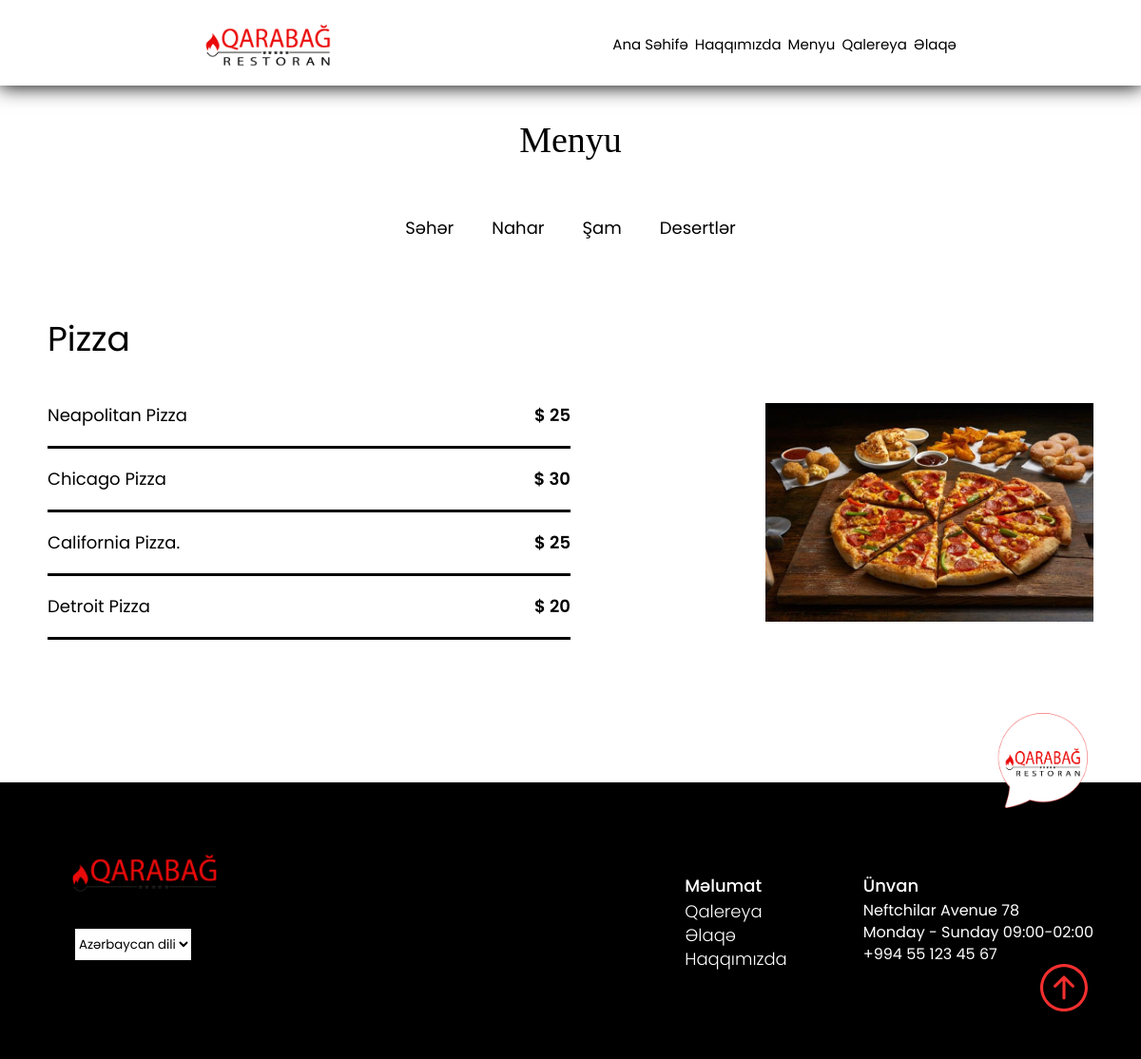
Screenshot of /menu/?category=Nahar with the database file from the repository.
### base/models.py (models this page shows, shortened)
class Category(models.Model):
    Categories=(('Səhər','səhər'),('Nahar','nahar'), ('Şam','şam'),
    ('Desertlər','desertlər'))
    category = models.CharField(max_length=10, choices=Categories)
    def __str__(self):
        return self.category

class Menu(models.Model):
    name=models.CharField(max_length=100,blank=False,null=False)
    category=models.ForeignKey(Category, on_delete=models.SET_NULL, null=True)
    image=models.ImageField(default='img/menu1.png',blank=True, null=True)
    date_posted=models.DateTimeField(default=timezone.now)

class Menu_category(models.Model):
    name=models.CharField(max_length=100,blank=False,null=False)
    category=models.ForeignKey(Menu, on_delete=models.SET_NULL,
     related_name='menu_food',
    null=True)
    price=models.IntegerField()

### base/views.py (the view, shortened to what this page needs)
# urls.py: path('menu/',views.menu, name='menu'),
def menu(request):
    language='az'
    translation.activate(language)
    category=request.GET.get('category')
    if(category==None):
        menu=Menu.objects.all()
    else:
        menu=Menu.objects.filter(category__category=category)
    categories=Category.objects.all()
    return render(request,'menu.html',{'menu':menu, 'categories': categories})

### base/templates/menu.html (shortened to what this page needs)
{% extends 'base.html' %}
{% load static %}
{% load i18n %}
  {% block content %}
    <div class="menu">
        <div class="container">
            <div class="menu__content">
                <h2 class="menu__title">{% trans 'Menu' %}</h2>
                <nav class="menu__nav">
                    <ul class="menu__list">
                        {% for category in categories %}
                        <li class="menu__item">
                        <a href="{% url 'menu' %}?category={{category}}">{{category}}</a>
                        </li>
                       {% endfor %}
                    </ul>
                </nav>
            </div>
        </div>
                {% for m in menu %}
                {% if forloop.counter|divisibleby:2 is False %}
                <div class="menu__card">
                    <div class="container" id="sam">
                        <h2 class="menu__card-title" >{{m.name}}</h2>
                        <div class="menu__card-content">
                            <div class="menu__card-left">
                                <ul class="menu__card-list">
                               {% for food in m.menu_food.all %}
                                    <li class="menu__card-item">
                                        <p> {{food.name}}</p>
                                        <h3>$ {{food.price}}</h3>
                                    </li>
                                    {% endfor %}
                                </ul>
                            </div>
                            <img src="{{m.image.url}}" alt="">
                        </div>
                    </div>
                </div>
{% endif %}
{% endfor %}
</div>
{% endblock content %}

### base/static/style/index.css (style rules this page uses)
* { box-sizing: border-box; font-family: Georgia, 'Times New Roman', Times, serif; }
.container { max-width: 1130px; padding: 0 15px; margin: 0 auto; }
body { font-family: 'Poppins', sans-serif; }
.menu { text-align: center; width: 100%; padding: 128px 0 90px; }
.menu__title { font-weight: 500; font-size: 38px; color: #000; margin-bottom: 30px; font-family: 'Times New Roman', Times, serif; }
.menu__nav { display: flex; justify-content: center; padding: 20px 0; }
.menu__list { display: flex; }
.menu__item { padding: 0 20px; }
.menu__item a { font-family: 'Poppins'; font-style: normal; font-weight: 400; font-size: 18px; line-height: 48px; color: #000000; text-decoration: none; }
.menu__card { padding: 25px 0 60px; }
.menu__card-title { font-family: 'Poppins'; font-style: normal; font-weight: 400; font-size: 36px; line-height: 96px; color: #000000; text-align: left; }
.menu__card-content { display: flex; align-items: center; justify-content: space-between; }
.menu__card-content img { width: 345px; }
.menu__card-left { width: 50%; }
.menu__card-item { display: flex; justify-content: space-between; padding: 8px 0; border-bottom: 3px solid #000000; }
.menu__card-item p { font-family: 'Poppins'; font-style: normal; font-weight: 400; font-size: 18px; line-height: 48px; color: #000000; }
.menu__card-item h3 { font-family: 'Poppins'; font-style: normal; font-weight: 600; font-size: 18px; line-height: 48px; color: #000000; }

### rows the page displays
Category: category "Səhər"
Category: category "Nahar"
Category: category "Şam"
Category: category "Desertlər"
Menu: name "Pizza", image (picture)
Menu_category: name "Neapolitan Pizza", price "25"
Menu_category: name "Chicago Pizza", price "30"
Menu_category: name "California Pizza.", price "25"
Menu_category: name "Detroit Pizza", price "20"
